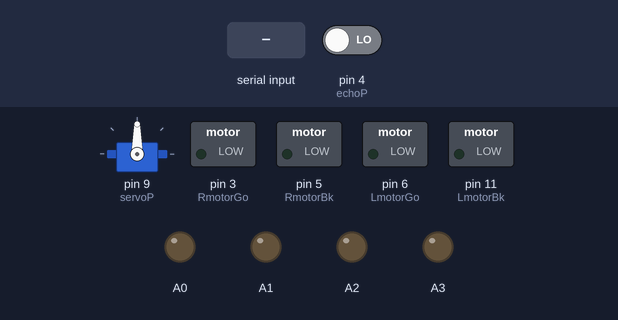
The sketch below on a simulated Arduino Uno, built with avr-gcc and run on an emulated ATmega328P. On the bench: servo, switched loads named in the sketch (green lamp = pin HIGH), output pins drawn as LEDs (lit = HIGH). The test bench sets the inputs (shaded band); at power-on: pin 4 (echoP) LOW. Pins used as bus, display or sensor lines are not drawn; what the sketch prints to the serial monitor is not drawn.

Above: at 3.1 s.
3.2 s: "2\n" received over Serial
At 5.3 s:
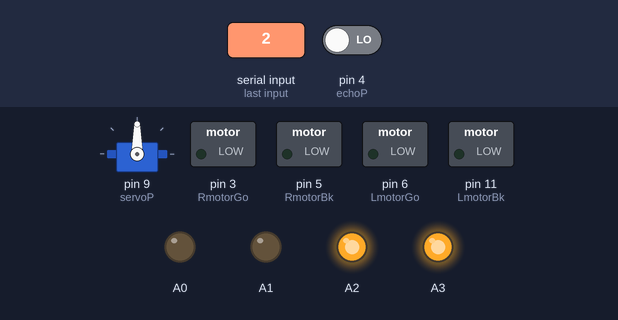
5.7 s: "4\n" received over Serial
At 8.5 s:
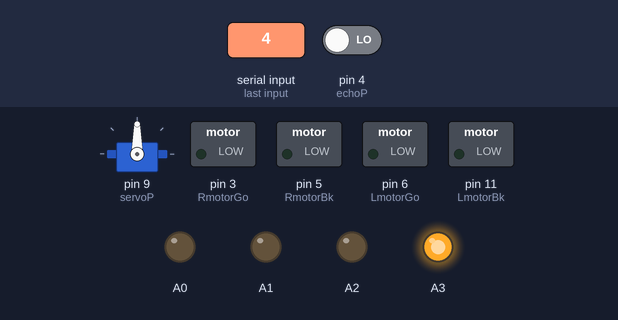
8.7 s: "1,90\n" received over Serial
At 10.0 s:
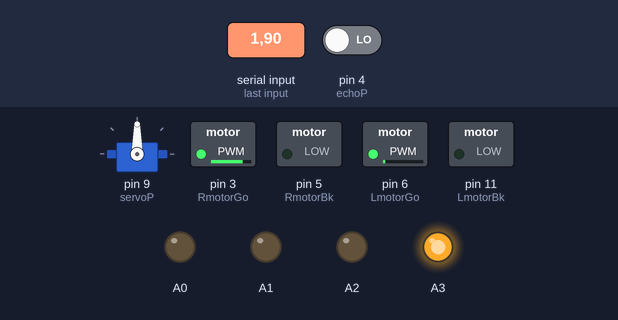
Timing chart, 0 to 22.7 s (numbered marks = the images above; inputs shaded):
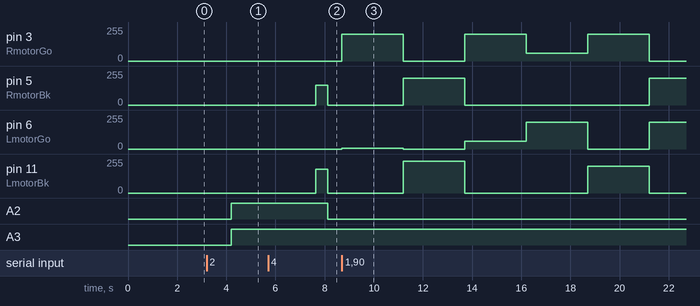

Measured:
- after the input at 3.2 s, A2, A3: LOW → HIGH after 1.0 s
- after the input at 5.7 s, A2: HIGH → LOW after 2.4 s
- after the input at 8.7 s, pin 3 (RmotorGo): 0/255 → 200/255 at once, → 0/255 2.5 s later, → 200/255 2.5 s later, → 57/255 2.5 s later, … (6 changes in this stretch); pin 5 (RmotorBk): 0/255 → 200/255 after 2.5 s, → 0/255 2.5 s later, → 200/255 7.5 s later

The sketch:

20181218_BTCar.ino
```cpp
#include <SoftwareSerial.h>
#include <Servo.h>
Servo S1;
SoftwareSerial bt(7, 8);

int trigP = 2;
int echoP = 4;
int RmotorGo = 3;
int RmotorBk = 5;
int LmotorGo = 6;
int LmotorBk = 11;
int servoP = 9;
float dist;
int cState = 0;
int ledState = 0;
int cDirect = 0;
int cSpeed = 200;
int lTracer = A4;
int rTracer = A5;

void setup() {
  pinMode(RmotorGo, OUTPUT);
  pinMode(RmotorBk, OUTPUT);
  pinMode(LmotorGo, OUTPUT);
  pinMode(LmotorBk, OUTPUT);
  pinMode(trigP, OUTPUT);
  pinMode(echoP, INPUT);
  Serial.begin(38400);
  S1.attach(servoP);
  S1.write(90);
  turnServo(S1, 0);
  turnServo(S1, 180);
  turnServo(S1, 90);
  dist = distance();
  bt.begin(38400);
  while (!Serial)
  {
    ;
  }
  Serial.println("BT Start");
}

void turnServo(Servo S, int angle) {
  int nowAngle = S.read();
  if (nowAngle > angle) {
    for (int i = nowAngle; i >= angle; i--) {
      S.write(i);
      delay(5);
    }
  }
  else {
    for (int i = nowAngle; i <= angle; i++) {
      S.write(i);
      delay(5);
    }
  }
}

float distance() {
  digitalWrite(trigP, LOW);
  delayMicroseconds(2);
  digitalWrite(trigP, HIGH);
  delayMicroseconds(10);
  return pulseIn(echoP, HIGH) / 58.8;
}

void cGo(int cTime, int pwm) {
  digitalWrite(RmotorGo, HIGH);
  digitalWrite(RmotorBk, LOW);
  digitalWrite(LmotorGo, HIGH);
  digitalWrite(LmotorBk, LOW);
  analogWrite(RmotorGo, pwm);
  analogWrite(LmotorGo, pwm * 1.3);
  delay(cTime);
}

void cBack(int cTime, int pwm) {
  digitalWrite(RmotorGo, LOW);
  digitalWrite(RmotorBk, HIGH);
  digitalWrite(LmotorGo, LOW);
  digitalWrite(LmotorBk, HIGH);
  analogWrite(RmotorBk, pwm);
  analogWrite(LmotorBk, pwm * 1.2);
  delay(cTime);
}

void cStop(int cTime, int pwm) {
  digitalWrite(RmotorGo, LOW);
  digitalWrite(RmotorBk, LOW);
  digitalWrite(LmotorGo, LOW);
  digitalWrite(LmotorBk, LOW);
  delay(cTime);
}

void turnR(int cTime, int pwm) {
  digitalWrite(RmotorGo, LOW);
  digitalWrite(RmotorBk, LOW);
  digitalWrite(LmotorGo, HIGH);
  digitalWrite(LmotorBk, LOW);
  analogWrite(LmotorGo, pwm);
  delay(cTime);
}

void turnL(int cTime, int pwm) {
  digitalWrite(RmotorGo, HIGH);
  digitalWrite(RmotorBk, LOW);
  digitalWrite(LmotorGo, LOW);
  digitalWrite(LmotorBk, LOW);
  analogWrite(RmotorGo, pwm);
  delay(cTime);
}

void turnFR(int cTime, int pwm) {
  digitalWrite(RmotorGo, HIGH);
  digitalWrite(RmotorBk, LOW);
  digitalWrite(LmotorGo, HIGH);
  digitalWrite(LmotorBk, LOW);
  analogWrite(RmotorGo, pwm / 3.5);
  analogWrite(LmotorGo, pwm);
  delay(cTime);
}

void turnFL(int cTime, int pwm) {
  digitalWrite(RmotorGo, HIGH);
  digitalWrite(RmotorBk, LOW);
  digitalWrite(LmotorGo, HIGH);
  digitalWrite(LmotorBk, LOW);
  analogWrite(RmotorGo, pwm);
  analogWrite(LmotorGo, pwm / 3.5);
  delay(cTime);
}

void spinR(int cTime, int pwm) {
  digitalWrite(RmotorGo, LOW);
  digitalWrite(RmotorBk, HIGH);
  digitalWrite(LmotorGo, HIGH);
  digitalWrite(LmotorBk, LOW);
  analogWrite(RmotorBk, pwm);
  analogWrite(LmotorGo, pwm);
  delay(cTime);
}

void spinL(int cTime, int pwm) {
  digitalWrite(RmotorGo, HIGH);
  digitalWrite(RmotorBk, LOW);
  digitalWrite(LmotorGo, LOW);
  digitalWrite(LmotorBk, HIGH);
  analogWrite(RmotorGo, pwm);
  analogWrite(LmotorBk, pwm);
  delay(cTime);
}

void freeStyle(int cs) {
  for (int i = 0; i < 5; i++) {
    cGo(250, cs);
    delay(250);
  }
  cStop(0, 0);
  for (int i = 0; i < 5; i++) {
    cBack(250, cs);
    delay(250);
  }
  cStop(0, 0);
  for (int i = 0; i < 5; i++) {
    turnFL(250, cs);
    delay(250);
  }
  cStop(0, 0);
  for (int i = 0; i < 5; i++) {
    turnFR(250, cs);
    delay(250);
  }
  cStop(0, 0);
  for (int i = 0; i < 5; i++) {
    spinL(250, cs);
    delay(250);
  }
  cStop(0, 0);
  for (int i = 0; i < 5; i++) {
    spinR(250, cs);
    delay(250);
  }
  cStop(0, 0);
  cState = 0;
}

void cAvoid() {
  dist = distance();
  dist = constrain(dist, 0, 80);

  if (dist > 25) {
    cGo(50, 120);
  }
  else {
    analogWrite(A2, 512);
    analogWrite(A3, 512);
    cStop(0, 0);
    turnServo(S1, 0);
    delay(250);
    float rDist = distance();
    turnServo(S1, 180);
    delay(250);
    float lDist = distance();
    turnServo(S1, 90);

    if (rDist < 25 && lDist < 25) {
      cBack(500, 150);
    }
    else if (rDist > lDist) {
      cBack(500, 150);
      cStop(200, 0);
      turnR(500, 150);
    }
    else if (rDist < lDist) {
      cBack(500, 150);
      cStop(200, 0);
      turnL(500, 150);
    }
  }
}

void carBT(int i) {
  analogWrite(A2, 512);
  if (cDirect == 2)
    cGo(50, i);
  else if (cDirect == 4) {
    analogWrite(A0, 512);
    analogWrite(A1, 0);
    turnL(50, i);
  }
  else if (cDirect == 5)
    cStop(0, 0);
  else if (cDirect == 6) {
    analogWrite(A0, 0);
    analogWrite(A1, 512);
    turnR(50, i);
  }
  else if (cDirect == 7) {
    analogWrite(A0, 512);
    analogWrite(A1, 0);
    spinL(50, i);
  }
  else if (cDirect == 8)
    cBack(50, i);
  else if (cDirect == 9) {
    analogWrite(A0, 0);
    analogWrite(A1, 512);
    spinR (50, i);
  }
}

void tracer(int i) {
  int lT = analogRead(lTracer);
  int rT = analogRead(rTracer);
  unsigned long time1, time2;

  if (lT < 500 && rT < 500) {
    analogWrite(A0, 0);
    analogWrite(A1, 0);
    analogWrite(A2, 512);
    cGo(50, i);
  }
  else if (lT > 500 && rT < 500) {
    analogWrite(A0, 0);
    analogWrite(A1, 512);
    analogWrite(A2, 512);
    turnFL(50, i*1.2);
  }
  else if (lT < 500 && rT > 500) {
    analogWrite(A0, 512);
    analogWrite(A1, 0);
    analogWrite(A2, 512);
    turnFR (50, i*0.8);
  }
  else if (lT > 500 && rT > 500) {
    analogWrite(A0, 0);
    analogWrite(A1, 0);
    analogWrite(A2, 0);
    cStop(0, 0);
  }
  cStop(0, 0);
}

void loop() {
  if (Serial.available() > 0) {
    int value = Serial.parseInt();
    if (value != 0)
      cState = value;
  }
  if (bt.available() > 0) {
    char ch = bt.read();
    int num = bt.parseInt();

    if (ch == 'C' && num == 1)
      ledState = 1;
    if (ch == 'C' && num == 3)
      ledState = 0;

    if (ledState == 1)
      analogWrite(A2, 512);
    else
      analogWrite(A2, 0);

    if (ledState == 1) {
      if (ch == 'B') {
        cState = num;
        cDirect = 0;
        cStop(0, 0);
        analogWrite(A0, 0);
        analogWrite(A1, 0);
        analogWrite(A2, 512);
      }

      if (cState == 3) {
        if (ch == 'C')
          cDirect = num;
      }

      if (cState == 1 || cState == 3) {
        if (ch == 'S')
          cSpeed = num;
      }
    }
    Serial.print(ch);
    Serial.println(num);

  }
  switch (cState) {
    case 1:
      freeStyle(cSpeed);
      break;
    case 2:
      cAvoid();
      break;
    case 3:
      carBT(cSpeed);
      break;
    case 4:
      tracer(cSpeed);
      break;
    default:
      break;
  }
}
```
